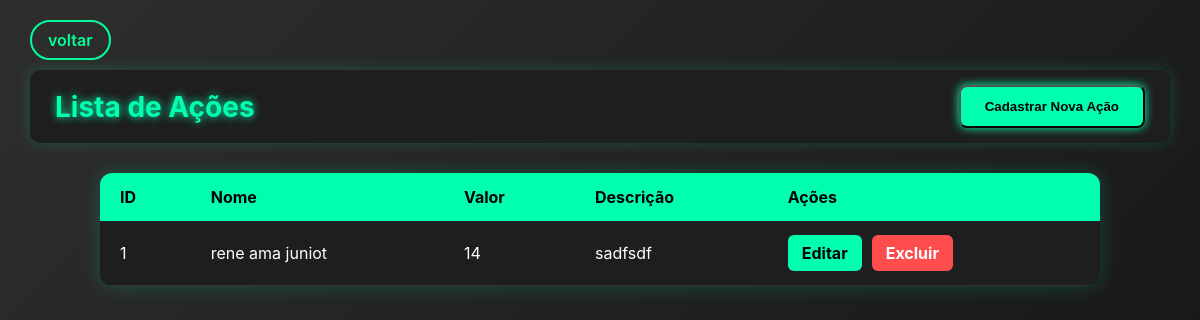
Page /admin/menuacoes (signed in) on the committed database.
### models/modelosDB.py (models this page shows, shortened)
class AcaoDB(Base):
    __tablename__ = 'acoes'
    id = Column(Integer, primary_key=True)
    nome = Column(String)
    descricao = Column(String)
    valor = Column(Integer, default=0)
    acoes_realizadas = relationship("AcaoRealizadaAlunoDB", back_populates="acao")

### blueprints/admin_bp.py (the view)
@admin_bp.route('/menuacoes')
def mostrar_menu():
    if 'admin_logado' not in session:
        return render_template('adm/login_admin.html')
    acoes = acao_dao.listar_todas()
    return render_template('adm/menuacoes.html', acoes=acoes)

### database/database.py (called while the page is built)
    def listar_todas(self):
        return self.session.query(AcaoDB).all()

### templates/adm/menuacoes.html (shortened to what this page needs)
<!DOCTYPE html>
<html lang="pt-BR">
<head>
    <link rel="stylesheet" href="{{ url_for('static', filename='css/adm/menuacoes.css') }}">
</head>
<body>
    <div>
        <a href="/admin/" class="pill-btn back-btn">voltar</a>
        <br><br>
    </div>
    <div class="content-header">
        <h1>Lista de Ações</h1>
        <button id="abrirModalCadastro" class="button primary-button">Cadastrar Nova Ação</button>
    </div>
    {% if acoes %}
    <div class="table-container">
        <table>
            <thead>
                <tr>
                    <th>ID</th>
                    <th>Nome</th>
                    <th>Valor</th>
                    <th>Descrição</th>
                    <th>Ações</th>
                </tr>
            </thead>
            <tbody>
                {% for acao in acoes %}
                <tr>
                    <td>{{ acao.id }}</td>
                    <td>{{ acao.nome }}</td>
                    <td>{{ acao.valor }}</td>
                    <td>{{ acao.descricao }}</td>
                    <td class="table-actions">
                        <a href="/admin/editaracao/{{acao.id}}" class="action-button edit">Editar</a>
                        <a href="/admin/excluiracao/{{acao.id}}" onclick="confirmarexcluir()" class="action-button delete">Excluir</a>
                    </td>
                </tr>
                {% endfor %}
            </tbody>
        </table>
    </div>
    {% else %}
    <p class="empty-state">Nenhuma ação encontrada.</p>
    {% endif %}
</body>

### static/css/adm/menuacoes.css (style rules this page uses)
* { margin: 0; padding: 0; box-sizing: border-box; }
body { font-family: 'Inter', sans-serif; background: linear-gradient(135deg, #2e2e2e, #121212); color: white; min-height: 100vh; padding: 30px; }
.content-header { display: flex; justify-content: space-between; align-items: center; margin-bottom: 30px; padding: 15px 25px; background-color: #1e1e1e; border-radius: 10px; box-shadow: 0 0 15px rgba(0, 255, 174, 0.2); }
.content-header h1 { font-size: 28px; font-weight: bold; color: #00ffae; text-shadow: 0 0 8px #00ffae; }
.back-btn { background-color: transparent; color: #00ff99; border: 2px solid #00ff99; text-decoration: none; border-radius: 50px; padding: 0.5rem 1rem; font-weight: 600; cursor: pointer; transition: background-color 0.3s, transform 0.3s, color 0.3s; }
.button.primary-button { background-color: #00ffae; color: black; padding: 12px 24px; border-radius: 8px; text-decoration: none; font-weight: bold; transition: 0.3s; box-shadow: 0 0 10px #00ffae; }
.table-container { background-color: #1e1e1e; border-radius: 12px; box-shadow: 0 0 20px rgba(0, 255, 174, 0.2); overflow: hidden; width: 100%; max-width: 1000px; margin: 0 auto; }
table { width: 100%; border-collapse: collapse; }
thead { background-color: #00ffae; color: black; }
th, td { padding: 14px 20px; text-align: left; }
tbody tr { border-bottom: 1px solid #333; transition: background-color 0.2s ease; }
.table-actions { display: flex; gap: 10px; }
.action-button { padding: 8px 14px; border: none; border-radius: 6px; cursor: pointer; text-decoration: none; font-weight: bold; transition: 0.3s; }
.action-button.edit { background-color: #00ffae; color: black; }
.action-button.delete { background-color: #ff4d4d; color: white; }

### rows in the picture
AcaoDB: id "1", nome "rene ama juniot", valor "14", descricao "sadfsdf"
